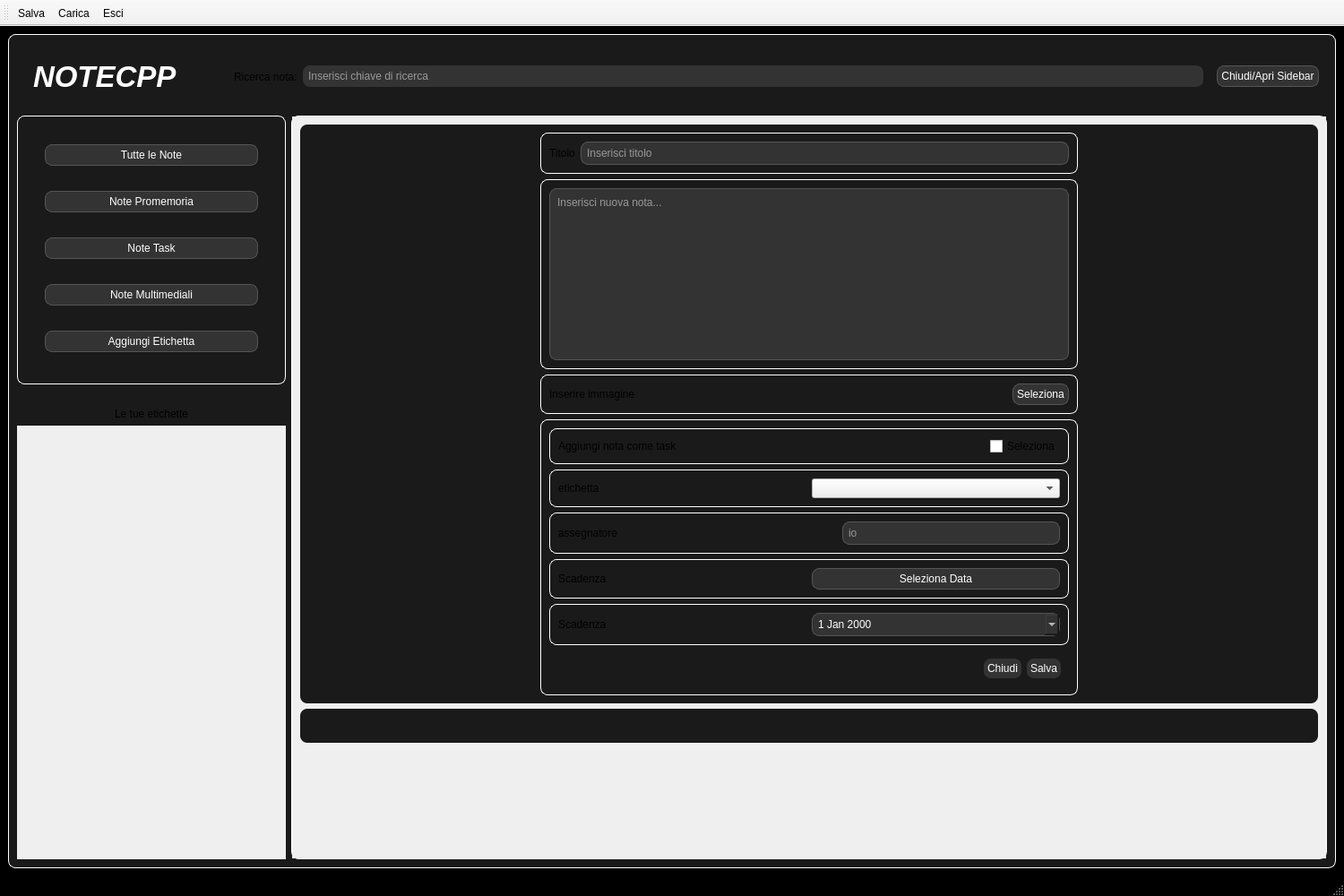
<?xml version="1.0" encoding="UTF-8"?>
<ui version="4.0">
 <class>MainWindow</class>
 <widget class="QMainWindow" name="MainWindow">
  <property name="geometry">
   <rect>
    <x>0</x>
    <y>0</y>
    <width>1500</width>
    <height>1000</height>
   </rect>
  </property>
  <property name="windowTitle">
   <string>MainWindow</string>
  </property>
  <property name="styleSheet">
   <string notr="true">/* Sfondo nero per tutta l'applicazione */
QMainWindow, QWidget#page_2 {
    background-color: #000000;
    color: #ffffff; /* Testo bianco di default */
}

/* Regola per i Frame con bordi bianchi arrotondati */
QFrame {
    border: 1px solid #ffffff;
    border-radius: 8px;
    background-color: #1a1a1a; /* Un grigio scurissimo per dare profondità */
    padding: 0px;
}

/* Eccezione: non vogliamo bordi bianchi attorno ai bottoni o agli input */
QPushButton, QLineEdit, QTextEdit, QDateTimeEdit {
    border: 1px solid #555555;
    border-radius: 8px;
    background-color: #333333;
    color: white;
    padding: 4px;
}

QLabel{
    border: 0px;
}

/* Effetto al passaggio del mouse sui bottoni */
QPushButton:hover {
    background-color: #444444;
    border: 1px solid #00aaff; /* Un tocco di azzurro al passaggio */
}</string>
  </property>
  <property name="toolButtonStyle">
   <enum>Qt::ToolButtonStyle::ToolButtonTextBesideIcon</enum>
  </property>
  <widget class="QWidget" name="centralwidget">
   <layout class="QVBoxLayout" name="verticalLayout">
    <item>
     <widget class="QStackedWidget" name="stackedWidget">
      <property name="styleSheet">
       <string notr="true"/>
      </property>
      <property name="currentIndex">
       <number>0</number>
      </property>
      <widget class="QWidget" name="page">
       <layout class="QVBoxLayout" name="verticalLayout_9">
        <item>
         <widget class="QFrame" name="frame_2">
          <property name="minimumSize">
           <size>
            <width>0</width>
            <height>75</height>
           </size>
          </property>
          <property name="maximumSize">
           <size>
            <width>16777215</width>
            <height>100</height>
           </size>
          </property>
          <property name="styleSheet">
           <string notr="true">#frame_2 {
border: none;
}</string>
          </property>
          <property name="frameShape">
           <enum>QFrame::Shape::StyledPanel</enum>
          </property>
          <property name="frameShadow">
           <enum>QFrame::Shadow::Raised</enum>
          </property>
          <layout class="QHBoxLayout" name="horizontalLayout_3">
           <item>
            <widget class="QFrame" name="frame_6">
             <property name="minimumSize">
              <size>
               <width>100</width>
               <height>0</height>
              </size>
             </property>
             <property name="styleSheet">
              <string notr="true">border: none;</string>
             </property>
             <property name="frameShape">
              <enum>QFrame::Shape::StyledPanel</enum>
             </property>
             <property name="frameShadow">
              <enum>QFrame::Shadow::Raised</enum>
             </property>
             <layout class="QHBoxLayout" name="horizontalLayout_11">
              <item>
               <widget class="QLabel" name="labelLogo">
                <property name="minimumSize">
                 <size>
                  <width>200</width>
                  <height>0</height>
                 </size>
                </property>
                <property name="font">
                 <font>
                  <family>Segoe UI</family>
                  <pointsize>25</pointsize>
                  <italic>true</italic>
                  <bold>true</bold>
                 </font>
                </property>
                <property name="styleSheet">
                 <string notr="true">#labelLogo {
    /* Colore del testo (puoi usare un gradiente o un colore solido) */
    color: #ffffff; 
    
    /* Font: usane uno bold e moderno */
    font-family: &quot;Segoe UI&quot;, &quot;Arial&quot;, sans-serif;
    font-weight: bold;
    font-style: italic;
    
    /* Allineamento */
    qproperty-alignment: 'AlignCenter';
    
    /* Sfondo (opzionale, se vuoi un tocco di colore dietro) */
    background-color: transparent;
    
    /* Rimuove eventuali bordi ereditati dal resto dell'app */
    border: none;
    padding: 0px;
}</string>
                </property>
                <property name="text">
                 <string>NOTECPP</string>
                </property>
               </widget>
              </item>
             </layout>
            </widget>
           </item>
           <item>
            <widget class="QFrame" name="frame_7">
             <property name="minimumSize">
              <size>
               <width>100</width>
               <height>0</height>
              </size>
             </property>
             <property name="styleSheet">
              <string notr="true">border: none;</string>
             </property>
             <property name="frameShape">
              <enum>QFrame::Shape::StyledPanel</enum>
             </property>
             <property name="frameShadow">
              <enum>QFrame::Shadow::Raised</enum>
             </property>
             <layout class="QHBoxLayout" name="horizontalLayout_12">
              <item>
               <widget class="QLabel" name="searchLabel">
                <property name="text">
                 <string>Ricerca nota:</string>
                </property>
               </widget>
              </item>
              <item>
               <widget class="QLineEdit" name="lineSearch">
                <property name="placeholderText">
                 <string>Inserisci chiave di ricerca</string>
                </property>
               </widget>
              </item>
             </layout>
            </widget>
           </item>
           <item>
            <widget class="QPushButton" name="pushButton_5">
             <property name="text">
              <string>Chiudi/Apri Sidebar</string>
             </property>
            </widget>
           </item>
          </layout>
         </widget>
        </item>
        <item>
         <widget class="QFrame" name="frame">
          <property name="styleSheet">
           <string notr="true">#frame {
border: none;
}</string>
          </property>
          <property name="frameShape">
           <enum>QFrame::Shape::StyledPanel</enum>
          </property>
          <property name="frameShadow">
           <enum>QFrame::Shadow::Raised</enum>
          </property>
          <layout class="QHBoxLayout" name="horizontalLayout_2">
           <property name="leftMargin">
            <number>0</number>
           </property>
           <property name="topMargin">
            <number>0</number>
           </property>
           <property name="rightMargin">
            <number>0</number>
           </property>
           <property name="bottomMargin">
            <number>0</number>
           </property>
           <item>
            <widget class="QFrame" name="frameSideBar">
             <property name="minimumSize">
              <size>
               <width>200</width>
               <height>0</height>
              </size>
             </property>
             <property name="maximumSize">
              <size>
               <width>300</width>
               <height>16777215</height>
              </size>
             </property>
             <property name="styleSheet">
              <string notr="true">#frameSideBar {
border: none;
}</string>
             </property>
             <property name="frameShape">
              <enum>QFrame::Shape::StyledPanel</enum>
             </property>
             <property name="frameShadow">
              <enum>QFrame::Shadow::Raised</enum>
             </property>
             <layout class="QVBoxLayout" name="verticalLayout_2">
              <property name="leftMargin">
               <number>0</number>
              </property>
              <property name="topMargin">
               <number>0</number>
              </property>
              <property name="rightMargin">
               <number>0</number>
              </property>
              <property name="bottomMargin">
               <number>0</number>
              </property>
              <item>
               <widget class="QFrame" name="frame_4">
                <property name="minimumSize">
                 <size>
                  <width>0</width>
                  <height>300</height>
                 </size>
                </property>
                <property name="frameShape">
                 <enum>QFrame::Shape::StyledPanel</enum>
                </property>
                <property name="frameShadow">
                 <enum>QFrame::Shadow::Raised</enum>
                </property>
                <layout class="QVBoxLayout" name="verticalLayout_3">
                 <property name="leftMargin">
                  <number>30</number>
                 </property>
                 <property name="rightMargin">
                  <number>30</number>
                 </property>
                 <item>
                  <widget class="QPushButton" name="buttonNote">
                   <property name="text">
                    <string>Tutte le Note</string>
                   </property>
                  </widget>
                 </item>
                 <item>
                  <widget class="QPushButton" name="buttonPromemoria">
                   <property name="text">
                    <string>Note Promemoria</string>
                   </property>
                  </widget>
                 </item>
                 <item>
                  <widget class="QPushButton" name="buttonTask">
                   <property name="text">
                    <string>Note Task</string>
                   </property>
                  </widget>
                 </item>
                 <item>
                  <widget class="QPushButton" name="buttonMultimediali">
                   <property name="text">
                    <string>Note Multimediali</string>
                   </property>
                  </widget>
                 </item>
                 <item>
                  <widget class="QPushButton" name="buttonEtichetteAdd">
                   <property name="text">
                    <string>Aggiungi Etichetta</string>
                   </property>
                  </widget>
                 </item>
                </layout>
               </widget>
              </item>
              <item>
               <widget class="QLabel" name="label_9">
                <property name="text">
                 <string/>
                </property>
               </widget>
              </item>
              <item>
               <widget class="QLabel" name="label_8">
                <property name="text">
                 <string>Le tue etichette</string>
                </property>
                <property name="alignment">
                 <set>Qt::AlignmentFlag::AlignCenter</set>
                </property>
               </widget>
              </item>
              <item>
               <widget class="QScrollArea" name="frameLabel">
                <property name="styleSheet">
                 <string notr="true">#frameLabel{
border: none;
}</string>
                </property>
                <property name="widgetResizable">
                 <bool>true</bool>
                </property>
                <widget class="QWidget" name="scrollAreaWidgetContents_2">
                 <property name="geometry">
                  <rect>
                   <x>0</x>
                   <y>0</y>
                   <width>300</width>
                   <height>443</height>
                  </rect>
                 </property>
                 <layout class="QVBoxLayout" name="verticalLayout_8">
                  <item>
                   <spacer name="verticalSpacer_2">
                    <property name="orientation">
                     <enum>Qt::Orientation::Vertical</enum>
                    </property>
                    <property name="sizeHint" stdset="0">
                     <size>
                      <width>20</width>
                      <height>404</height>
                     </size>
                    </property>
                   </spacer>
                  </item>
                 </layout>
                </widget>
               </widget>
              </item>
             </layout>
            </widget>
           </item>
           <item>
            <widget class="QFrame" name="frame_5">
             <property name="styleSheet">
              <string notr="true">#frame_5 {
border:none;
}</string>
             </property>
             <property name="frameShape">
              <enum>QFrame::Shape::StyledPanel</enum>
             </property>
             <property name="frameShadow">
              <enum>QFrame::Shadow::Raised</enum>
             </property>
             <layout class="QVBoxLayout" name="verticalLayout_4">
              <property name="leftMargin">
               <number>0</number>
              </property>
              <property name="topMargin">
               <number>0</number>
              </property>
              <property name="rightMargin">
               <number>0</number>
              </property>
              <property name="bottomMargin">
               <number>0</number>
              </property>
              <item>
               <widget class="QScrollArea" name="scrollArea">
                <property name="widgetResizable">
                 <bool>true</bool>
                </property>
                <widget class="QWidget" name="scrollAreaWidgetContents">
                 <property name="geometry">
                  <rect>
                   <x>0</x>
                   <y>0</y>
                   <width>1154</width>
                   <height>795</height>
                  </rect>
                 </property>
                 <layout class="QVBoxLayout" name="verticalLayout_5">
                  <item>
                   <widget class="QFrame" name="frameInputWrapper">
                    <property name="styleSheet">
                     <string notr="true">#frameInputWrapper {
border: null;
}</string>
                    </property>
                    <property name="frameShape">
                     <enum>QFrame::Shape::StyledPanel</enum>
                    </property>
                    <property name="frameShadow">
                     <enum>QFrame::Shadow::Raised</enum>
                    </property>
                    <layout class="QHBoxLayout" name="horizontalLayout">
                     <item>
                      <spacer name="horizontalSpacer">
                       <property name="orientation">
                        <enum>Qt::Orientation::Horizontal</enum>
                       </property>
                       <property name="sizeHint" stdset="0">
                        <size>
                         <width>189</width>
                         <height>20</height>
                        </size>
                       </property>
                      </spacer>
                     </item>
                     <item>
                      <widget class="QFrame" name="frameCardBox">
                       <property name="minimumSize">
                        <size>
                         <width>600</width>
                         <height>0</height>
                        </size>
                       </property>
                       <property name="styleSheet">
                        <string notr="true">#frameCardBox {
border: none;
}</string>
                       </property>
                       <property name="frameShape">
                        <enum>QFrame::Shape::StyledPanel</enum>
                       </property>
                       <property name="frameShadow">
                        <enum>QFrame::Shadow::Raised</enum>
                       </property>
                       <layout class="QVBoxLayout" name="verticalLayout_7">
                        <property name="leftMargin">
                         <number>0</number>
                        </property>
                        <property name="topMargin">
                         <number>0</number>
                        </property>
                        <property name="rightMargin">
                         <number>0</number>
                        </property>
                        <property name="bottomMargin">
                         <number>0</number>
                        </property>
                        <item>
                         <widget class="QFrame" name="frameTitolo">
                          <property name="maximumSize">
                           <size>
                            <width>16777215</width>
                            <height>50</height>
                           </size>
                          </property>
                          <property name="frameShape">
                           <enum>QFrame::Shape::StyledPanel</enum>
                          </property>
                          <property name="frameShadow">
                           <enum>QFrame::Shadow::Raised</enum>
                          </property>
                          <layout class="QHBoxLayout" name="horizontalLayout_8">
                           <item>
                            <widget class="QLabel" name="label_7">
                             <property name="text">
                              <string>Titolo</string>
                             </property>
                            </widget>
                           </item>
                           <item>
                            <widget class="QLineEdit" name="lineTitolo">
                             <property name="text">
                              <string/>
                             </property>
                             <property name="placeholderText">
                              <string>Inserisci titolo</string>
                             </property>
                            </widget>
                           </item>
                          </layout>
                         </widget>
                        </item>
                        <item>
                         <widget class="QFrame" name="frameInput1">
                          <property name="minimumSize">
                           <size>
                            <width>0</width>
                            <height>20</height>
                           </size>
                          </property>
                          <property name="maximumSize">
                           <size>
                            <width>16777215</width>
                            <height>16777215</height>
                           </size>
                          </property>
                          <property name="frameShape">
                           <enum>QFrame::Shape::StyledPanel</enum>
                          </property>
                          <property name="frameShadow">
                           <enum>QFrame::Shadow::Raised</enum>
                          </property>
                          <layout class="QHBoxLayout" name="horizontalLayout_4">
                           <property name="sizeConstraint">
                            <enum>QLayout::SizeConstraint::SetMinAndMaxSize</enum>
                           </property>
                           <item>
                            <widget class="QTextEdit" name="boxTesto">
                             <property name="sizePolicy">
                              <sizepolicy hsizetype="Expanding" vsizetype="Preferred">
                               <horstretch>0</horstretch>
                               <verstretch>0</verstretch>
                              </sizepolicy>
                             </property>
                             <property name="minimumSize">
                              <size>
                               <width>0</width>
                               <height>40</height>
                              </size>
                             </property>
                             <property name="placeholderText">
                              <string>Inserisci nuova nota...</string>
                             </property>
                            </widget>
                           </item>
                          </layout>
                         </widget>
                        </item>
                        <item>
                         <widget class="QFrame" name="frameImmagine">
                          <property name="frameShape">
                           <enum>QFrame::Shape::StyledPanel</enum>
                          </property>
                          <property name="frameShadow">
                           <enum>QFrame::Shadow::Raised</enum>
                          </property>
                          <layout class="QHBoxLayout" name="horizontalLayout_7">
                           <item>
                            <widget class="QLabel" name="labelImmagine">
                             <property name="text">
                              <string>Inserire immagine</string>
                             </property>
                            </widget>
                           </item>
                           <item>
                            <spacer name="horizontalSpacer_4">
                             <property name="orientation">
                              <enum>Qt::Orientation::Horizontal</enum>
                             </property>
                             <property name="sizeHint" stdset="0">
                              <size>
                               <width>40</width>
                               <height>20</height>
                              </size>
                             </property>
                            </spacer>
                           </item>
                           <item>
                            <widget class="QPushButton" name="buttonImmagine">
                             <property name="text">
                              <string>Seleziona</string>
                             </property>
                            </widget>
                           </item>
                          </layout>
                         </widget>
                        </item>
                        <item>
                         <widget class="QFrame" name="frameInput2">
                          <property name="frameShape">
                           <enum>QFrame::Shape::StyledPanel</enum>
                          </property>
                          <property name="frameShadow">
                           <enum>QFrame::Shadow::Raised</enum>
                          </property>
                          <layout class="QVBoxLayout" name="verticalLayout_6">
                           <item>
                            <widget class="QFrame" name="frameTask">
                             <property name="frameShape">
                              <enum>QFrame::Shape::StyledPanel</enum>
                             </property>
                             <property name="frameShadow">
                              <enum>QFrame::Shadow::Raised</enum>
                             </property>
                             <layout class="QHBoxLayout" name="horizontalLayout_16">
                              <item>
                               <widget class="QLabel" name="label">
                                <property name="text">
                                 <string>Aggiungi nota come task</string>
                                </property>
                               </widget>
                              </item>
                              <item>
                               <spacer name="horizontalSpacer_6">
                                <property name="orientation">
                                 <enum>Qt::Orientation::Horizontal</enum>
                                </property>
                                <property name="sizeHint" stdset="0">
                                 <size>
                                  <width>40</width>
                                  <height>20</height>
                                 </size>
                                </property>
                               </spacer>
                              </item>
                              <item>
                               <widget class="QCheckBox" name="checkTask">
                                <property name="text">
                                 <string>Seleziona</string>
                                </property>
                               </widget>
                              </item>
                             </layout>
                            </widget>
                           </item>
                           <item>
                            <widget class="QFrame" name="frameEtichetta">
                             <property name="frameShape">
                              <enum>QFrame::Shape::StyledPanel</enum>
                             </property>
                             <property name="frameShadow">
                              <enum>QFrame::Shadow::Raised</enum>
                             </property>
                             <layout class="QHBoxLayout" name="horizontalLayout_9">
                              <item>
                               <widget class="QLabel" name="label_6">
                                <property name="text">
                                 <string>etichetta</string>
                                </property>
                               </widget>
                              </item>
                              <item>
                               <widget class="QComboBox" name="comboBox"/>
                              </item>
                             </layout>
                            </widget>
                           </item>
                           <item>
                            <widget class="QFrame" name="frameAsegnatore">
                             <property name="frameShape">
                              <enum>QFrame::Shape::StyledPanel</enum>
                             </property>
                             <property name="frameShadow">
                              <enum>QFrame::Shadow::Raised</enum>
                             </property>
                             <layout class="QHBoxLayout" name="horizontalLayout_5">
                              <item>
                               <widget class="QLabel" name="label_3">
                                <property name="text">
                                 <string>assegnatore</string>
                                </property>
                               </widget>
                              </item>
                              <item>
                               <spacer name="horizontalSpacer_3">
                                <property name="orientation">
                                 <enum>Qt::Orientation::Horizontal</enum>
                                </property>
                                <property name="sizeHint" stdset="0">
                                 <size>
                                  <width>40</width>
                                  <height>20</height>
                                 </size>
                                </property>
                               </spacer>
                              </item>
                              <item>
                               <widget class="QLineEdit" name="lineAssegnatore">
                                <property name="text">
                                 <string/>
                                </property>
                                <property name="placeholderText">
                                 <string>io</string>
                                </property>
                               </widget>
                              </item>
                             </layout>
                            </widget>
                           </item>
                           <item>
                            <widget class="QFrame" name="frameButtonScandenza">
                             <property name="styleSheet">
                              <string notr="true">#frameButtonScandenza {
border: none;
}</string>
                             </property>
                             <property name="frameShape">
                              <enum>QFrame::Shape::StyledPanel</enum>
                             </property>
                             <property name="frameShadow">
                              <enum>QFrame::Shadow::Raised</enum>
                             </property>
                             <layout class="QHBoxLayout" name="horizontalLayout_15">
                              <property name="spacing">
                               <number>0</number>
                              </property>
                              <property name="leftMargin">
                               <number>0</number>
                              </property>
                              <property name="topMargin">
                               <number>0</number>
                              </property>
                              <property name="rightMargin">
                               <number>0</number>
                              </property>
                              <property name="bottomMargin">
                               <number>0</number>
                              </property>
                              <item>
                               <widget class="QFrame" name="frameScadenza_2">
                                <property name="frameShape">
                                 <enum>QFrame::Shape::StyledPanel</enum>
                                </property>
                                <property name="frameShadow">
                                 <enum>QFrame::Shadow::Raised</enum>
                                </property>
                                <layout class="QHBoxLayout" name="horizontalLayout_14">
                                 <item>
                                  <widget class="QLabel" name="label_5">
                                   <property name="text">
                                    <string>Scadenza</string>
                                   </property>
                                  </widget>
                                 </item>
                                 <item>
                                  <widget class="QPushButton" name="buttonSetScadenza">
                                   <property name="text">
                                    <string>Seleziona Data</string>
                                   </property>
                                  </widget>
                                 </item>
                                </layout>
                               </widget>
                              </item>
                             </layout>
                            </widget>
                           </item>
                           <item>
                            <widget class="QFrame" name="frameScadenza">
                             <property name="frameShape">
                              <enum>QFrame::Shape::StyledPanel</enum>
                             </property>
                             <property name="frameShadow">
                              <enum>QFrame::Shadow::Raised</enum>
                             </property>
                             <layout class="QHBoxLayout" name="horizontalLayout_6">
                              <item>
                               <widget class="QLabel" name="label_4">
                                <property name="text">
                                 <string>Scadenza</string>
                                </property>
                               </widget>
                              </item>
                              <item>
                               <widget class="QDateEdit" name="dateEdit">
                                <property name="currentSection">
                                 <enum>QDateTimeEdit::Section::YearSection</enum>
                                </property>
                                <property name="calendarPopup">
                                 <bool>true</bool>
                                </property>
                                <property name="currentSectionIndex">
                                 <number>2</number>
                                </property>
                               </widget>
                              </item>
                             </layout>
                            </widget>
                           </item>
                           <item>
                            <widget class="QFrame" name="frameSetting">
                             <property name="styleSheet">
                              <string notr="true">border: null;</string>
                             </property>
                             <property name="frameShape">
                              <enum>QFrame::Shape::StyledPanel</enum>
                             </property>
                             <property name="frameShadow">
                              <enum>QFrame::Shadow::Raised</enum>
                             </property>
                             <layout class="QHBoxLayout" name="horizontalLayout_10">
                              <item>
                               <spacer name="horizontalSpacer_5">
                                <property name="orientation">
                                 <enum>Qt::Orientation::Horizontal</enum>
                                </property>
                                <property name="sizeHint" stdset="0">
                                 <size>
                                  <width>40</width>
                                  <height>20</height>
                                 </size>
                                </property>
                               </spacer>
                              </item>
                              <item>
                               <widget class="QPushButton" name="buttonClose">
                                <property name="text">
                                 <string>Chiudi</string>
                                </property>
                               </widget>
                              </item>
                              <item>
                               <widget class="QPushButton" name="buttonSalva">
                                <property name="text">
                                 <string>Salva</string>
                                </property>
                               </widget>
                              </item>
                             </layout>
                            </widget>
                           </item>
                          </layout>
                         </widget>
                        </item>
                       </layout>
                      </widget>
                     </item>
                     <item>
                      <spacer name="horizontalSpacer_2">
                       <property name="orientation">
                        <enum>Qt::Orientation::Horizontal</enum>
                       </property>
                       <property name="sizeHint" stdset="0">
                        <size>
                         <width>189</width>
                         <height>20</height>
                        </size>
                       </property>
                      </spacer>
                     </item>
                    </layout>
                   </widget>
                  </item>
                  <item>
                   <widget class="QFrame" name="frame_8">
                    <property name="styleSheet">
                     <string notr="true">#frame_8 {
border: none;
}</string>
                    </property>
                    <property name="frameShape">
                     <enum>QFrame::Shape::StyledPanel</enum>
                    </property>
                    <property name="frameShadow">
                     <enum>QFrame::Shadow::Raised</enum>
                    </property>
                    <layout class="QHBoxLayout" name="horizontalLayout_13">
                     <item>
                      <spacer name="horizontalSpacer_7">
                       <property name="orientation">
                        <enum>Qt::Orientation::Horizontal</enum>
                       </property>
                       <property name="sizeHint" stdset="0">
                        <size>
                         <width>40</width>
                         <height>20</height>
                        </size>
                       </property>
                      </spacer>
                     </item>
                     <item>
                      <layout class="QGridLayout" name="gridLayout">
                       <property name="spacing">
                        <number>10</number>
                       </property>
                      </layout>
                     </item>
                     <item>
                      <spacer name="horizontalSpacer_8">
                       <property name="orientation">
                        <enum>Qt::Orientation::Horizontal</enum>
                       </property>
                       <property name="sizeHint" stdset="0">
                        <size>
                         <width>40</width>
                         <height>20</height>
                        </size>
                       </property>
                      </spacer>
                     </item>
                    </layout>
                   </widget>
                  </item>
                  <item>
                   <spacer name="verticalSpacer">
                    <property name="orientation">
                     <enum>Qt::Orientation::Vertical</enum>
                    </property>
                    <property name="sizeHint" stdset="0">
                     <size>
                      <width>20</width>
                      <height>40</height>
                     </size>
                    </property>
                   </spacer>
                  </item>
                 </layout>
                </widget>
               </widget>
              </item>
             </layout>
            </widget>
           </item>
          </layout>
         </widget>
        </item>
       </layout>
      </widget>
      <widget class="QWidget" name="page_2">
       <layout class="QVBoxLayout" name="verticalLayout_12">
        <item>
         <widget class="QFrame" name="frame_9">
          <property name="styleSheet">
           <string notr="true">#frame_9{
border: none;
}</string>
          </property>
          <property name="frameShape">
           <enum>QFrame::Shape::StyledPanel</enum>
          </property>
          <property name="frameShadow">
           <enum>QFrame::Shadow::Raised</enum>
          </property>
          <layout class="QHBoxLayout" name="horizontalLayout_17">
           <item>
            <widget class="QFrame" name="frame_3">
             <property name="styleSheet">
              <string notr="true">#frame_3 {
background-image: url(&quot;:/res/logo.png&quot;);
    background-repeat: no-repeat;
    background-position: center;
    border: none;
    background-color: transparent;
}</string>
             </property>
             <property name="frameShape">
              <enum>QFrame::Shape::StyledPanel</enum>
             </property>
             <property name="frameShadow">
              <enum>QFrame::Shadow::Raised</enum>
             </property>
            </widget>
           </item>
           <item>
            <widget class="QFrame" name="frame_10">
             <property name="styleSheet">
              <string notr="true">#frame_10 {
border: none;
}</string>
             </property>
             <property name="frameShape">
              <enum>QFrame::Shape::StyledPanel</enum>
             </property>
             <property name="frameShadow">
              <enum>QFrame::Shadow::Raised</enum>
             </property>
             <layout class="QVBoxLayout" name="verticalLayout_10">
              <item>
               <spacer name="verticalSpacer_3">
                <property name="orientation">
                 <enum>Qt::Orientation::Vertical</enum>
                </property>
                <property name="sizeHint" stdset="0">
                 <size>
                  <width>20</width>
                  <height>179</height>
                 </size>
                </property>
               </spacer>
              </item>
              <item>
               <widget class="QFrame" name="frame_11">
                <property name="frameShape">
                 <enum>QFrame::Shape::StyledPanel</enum>
                </property>
                <property name="frameShadow">
                 <enum>QFrame::Shadow::Raised</enum>
                </property>
                <layout class="QVBoxLayout" name="verticalLayout_13">
                 <item>
                  <widget class="QFrame" name="frame_12">
                   <property name="styleSheet">
                    <string notr="true">border:none;</string>
                   </property>
                   <property name="frameShape">
                    <enum>QFrame::Shape::StyledPanel</enum>
                   </property>
                   <property name="frameShadow">
                    <enum>QFrame::Shadow::Raised</enum>
                   </property>
                   <layout class="QVBoxLayout" name="verticalLayout_11">
                    <item>
                     <widget class="QFrame" name="frame_13">
                      <property name="styleSheet">
                       <string notr="true">border: none;</string>
                      </property>
                      <property name="frameShape">
                       <enum>QFrame::Shape::StyledPanel</enum>
                      </property>
                      <property name="frameShadow">
                       <enum>QFrame::Shadow::Raised</enum>
                      </property>
                      <layout class="QHBoxLayout" name="horizontalLayout_18">
                       <item>
                        <widget class="QLabel" name="label_2">
                         <property name="font">
                          <font>
                           <pointsize>45</pointsize>
                          </font>
                         </property>
                         <property name="text">
                          <string>Benvenuto!</string>
                         </property>
                        </widget>
                       </item>
                      </layout>
                     </widget>
                    </item>
                    <item>
                     <widget class="QPushButton" name="buttonInizia">
                      <property name="text">
                       <string>Inizia</string>
                      </property>
                     </widget>
                    </item>
                    <item>
                     <widget class="QPushButton" name="buttonImporta">
                      <property name="text">
                       <string>Importa</string>
                      </property>
                     </widget>
                    </item>
                   </layout>
                  </widget>
                 </item>
                </layout>
               </widget>
              </item>
              <item>
               <spacer name="verticalSpacer_4">
                <property name="orientation">
                 <enum>Qt::Orientation::Vertical</enum>
                </property>
                <property name="sizeHint" stdset="0">
                 <size>
                  <width>20</width>
                  <height>179</height>
                 </size>
                </property>
               </spacer>
              </item>
             </layout>
            </widget>
           </item>
          </layout>
         </widget>
        </item>
       </layout>
      </widget>
     </widget>
    </item>
   </layout>
  </widget>
  <widget class="QMenuBar" name="menubar">
   <property name="geometry">
    <rect>
     <x>0</x>
     <y>0</y>
     <width>1500</width>
     <height>23</height>
    </rect>
   </property>
  </widget>
  <widget class="QStatusBar" name="statusbar"/>
  <widget class="QToolBar" name="toolBar">
   <property name="windowTitle">
    <string>toolBar</string>
   </property>
   <attribute name="toolBarArea">
    <enum>TopToolBarArea</enum>
   </attribute>
   <attribute name="toolBarBreak">
    <bool>false</bool>
   </attribute>
   <addaction name="actionSalva"/>
   <addaction name="actionCarica"/>
   <addaction name="actionEsci"/>
  </widget>
  <action name="actionSalva">
   <property name="checkable">
    <bool>true</bool>
   </property>
   <property name="icon">
    <iconset theme="QIcon::ThemeIcon::DocumentSave"/>
   </property>
   <property name="text">
    <string>Salva</string>
   </property>
   <property name="menuRole">
    <enum>QAction::MenuRole::NoRole</enum>
   </property>
  </action>
  <action name="actionCarica">
   <property name="icon">
    <iconset theme="QIcon::ThemeIcon::FolderOpen"/>
   </property>
   <property name="text">
    <string>Carica</string>
   </property>
   <property name="menuRole">
    <enum>QAction::MenuRole::NoRole</enum>
   </property>
  </action>
  <action name="actionEsci">
   <property name="icon">
    <iconset theme="QIcon::ThemeIcon::EditClear"/>
   </property>
   <property name="text">
    <string>Esci</string>
   </property>
   <property name="menuRole">
    <enum>QAction::MenuRole::NoRole</enum>
   </property>
  </action>
 </widget>
 <resources/>
 <connections/>
</ui>
